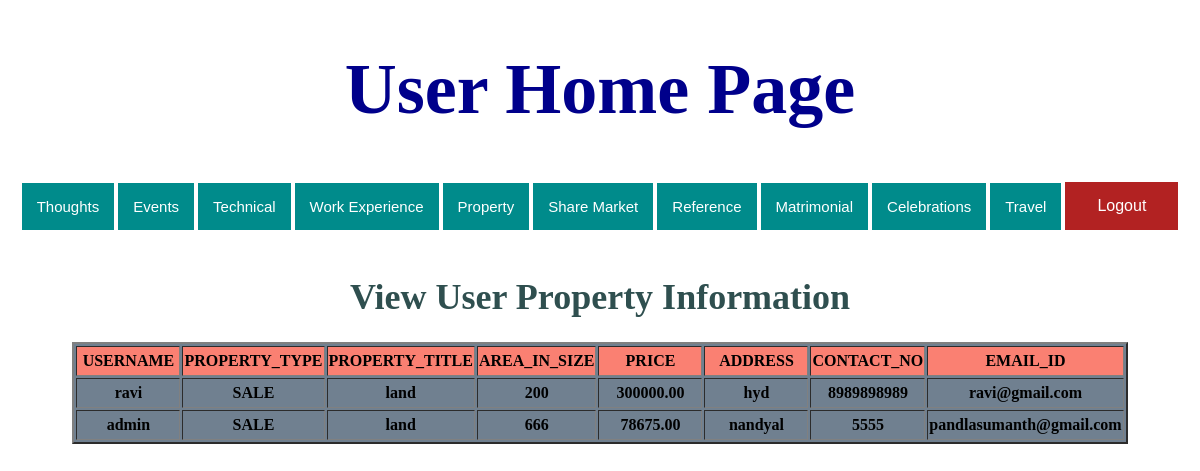
The app's page /viewproperty/ with its own data.
### cewn/models.py (models this page shows)
class Property(models.Model):
    username = models.CharField(max_length=30)
    property_type = models.CharField(choices=(('--select--','--select--'),('SALE','sale'),('RENT','rent')),max_length=10)
    property_title = models.CharField(max_length=30)
    area_in_size = models.IntegerField()
    price = models.DecimalField(max_digits=10,decimal_places=2)
    address = models.TextField()
    contact_no = models.IntegerField()
    email_id = models.EmailField()

### templates/Userview/viewproperty.html (shortened to what this page needs)
<!DOCTYPE html>
<html lang="en">
<head>
</head>
<body>
{% include "Userview/usermenu.html" %}<BR>
<h1 style="font-size:3vw"; align="center" ><font color="#2f4f4f">View User Property Information</font></h1>
{% if object_list %}
<table align="center" border="2" bgcolor="#708090">
    <tr bgcolor="#fa8072" height="30">
        <th width="100">USERNAME</th>
        <th width="100">PROPERTY_TYPE</th>
        <th width="100">PROPERTY_TITLE</th>
        <th width="100">AREA_IN_SIZE</th>
        <th width="100">PRICE</th>
        <th width="100">ADDRESS</th>
        <th width="100">CONTACT_NO</th>
        <th width="100">EMAIL_ID</th>
    </tr>
    {% for x in object_list %}
        <tr height="30">
        <th width="100">{{x.username}}</th>
        <th width="100">{{ x.property_type}}</th>
        <th width="100">{{ x.property_title}}</th>
        <th width="100">{{ x.area_in_size}}</th>
        <th width="100">{{ x.price}}</th>
        <th width="100">{{ x.address}}</th>
        <th width="100">{{ x.contact_no}}</th>
        <th width="100">{{ x.email_id}}</th>
        </tr>
    {% endfor %}
</table>
{% else %}
<h3 align="center"><font color="#8a2be2">No Information Available</font> </h3>
{% endif %}
</body>
</html>

### records on screen
Property: username "ravi", property_type "SALE", property_title "land", area_in_size "200", price "300000.00", address "hyd", contact_no "8989898989", email_id "ravi@gmail.com"
Property: username "admin", property_type "SALE", property_title "land", area_in_size "666", price "78675.00", address "nandyal", contact_no "5555", email_id "pandlasumanth@gmail.com"
